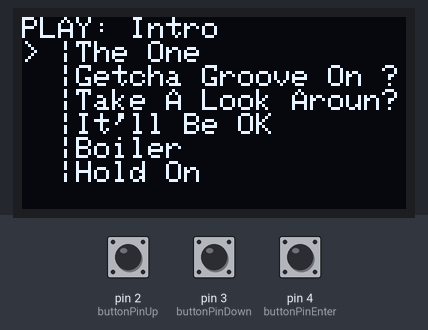
Simulated run of this sketch. Board: Arduino Uno, built with avr-gcc and run on an emulated ATmega328P. Parts: 128×64 one-colour display. Inputs (shaded band) come from the test bench; at power-on: pin 2 (buttonPinUp) HIGH, pin 4 (buttonPinEnter) HIGH, pin 3 (buttonPinDown) HIGH.

Above: at 1.2 s.
1.3 s: pin 2 (buttonPinUp) pulled LOW for 0.15 s
At 2.1 s:
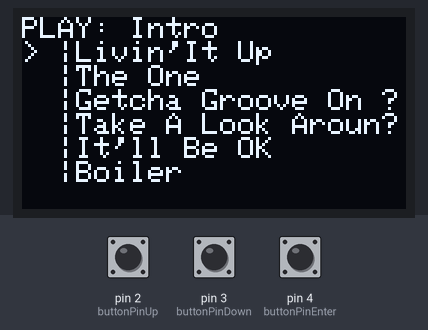
2.9 s: pin 4 (buttonPinEnter) pulled LOW for 0.15 s
At 4.0 s:
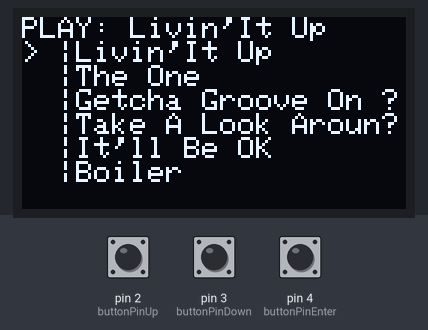
4.5 s: pin 3 (buttonPinDown) pulled LOW for 0.15 s
At 5.7 s:
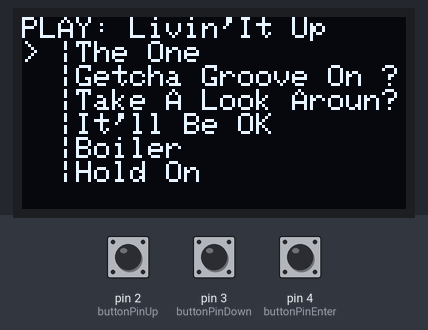
6.1 s: pin 3 (buttonPinDown) pulled LOW for 1 s
At 6.8 s:
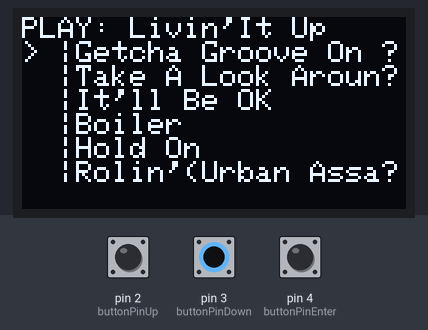
8.6 s: pin 4 (buttonPinEnter) pulled LOW for 1 s
At 8.79 s:
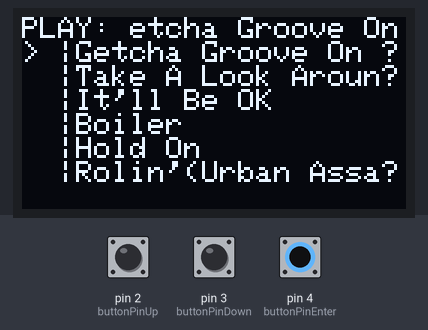
11.1 s: pin 2 (buttonPinUp) pulled LOW for 1 s
At 11.4 s:
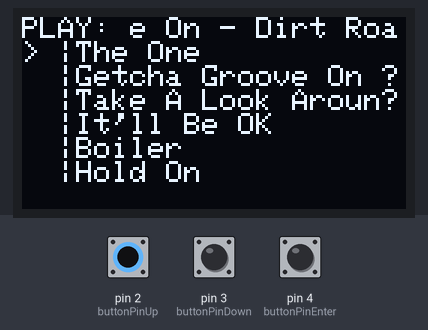
Timing chart, 0 to 14.1 s (numbered marks = the images above; inputs shaded):
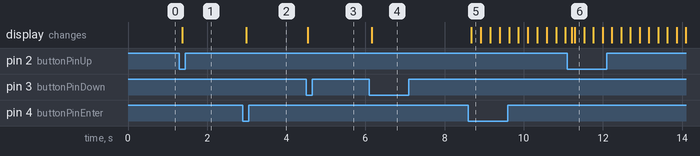

Measured:
- after the input at 1.3 s, the display: changes after 0.07 s (image 1)
- after the input at 2.9 s, the display: changes after 0.09 s (image 2)
- after the input at 4.5 s, the display: changes at once (image 3)
- after the input at 6.1 s, the display: changes after 0.07 s (image 4)
- after the input at 8.6 s, the display: changes after 0.08 s (image 5)
- after the input at 11.1 s, the display: first changes after 0.11 s (image 6 shows a later state)

The sketch:

sketch_feb23a.ino
```cpp
#include <Wire.h>
#include <Adafruit_GFX.h>
#include <Adafruit_SSD1306.h>

#define SCREEN_WIDTH 128
#define SCREEN_HEIGHT 64
const int buttonPinUp = 2;
const int buttonPinDown = 3;
const int buttonPinEnter = 4;

Adafruit_SSD1306 display(SCREEN_WIDTH, SCREEN_HEIGHT, &Wire, -1);

// Memory-safe song list
const char* songsArray[] = {
    "Intro",
    "Hot Dog",
    "My Generation",
    "Full Nelson",
    "My Way",
    "Rollin'(Air Raid Vehicle)",
    "Livin'It Up",
    "The One",
    "Getcha Groove On - Dirt Road Mix",
    "Take A Look Around",
    "It'll Be OK",
    "Boiler",
    "Hold On",
    "Rolin'(Urban Assault Vehicle)",
    "Outro"
};

const int songCount = sizeof(songsArray) / sizeof(songsArray[0]);

int playing = 0;
int selected = 7;

// Scrolling for currently playing song
int scrollIndexPlaying = 0;
unsigned long previousMillis = 0;
const long interval = 200;

// Button debounce
bool lastUpState = HIGH;
bool lastDownState = HIGH;
bool lastEnterState = HIGH;
unsigned long lastButtonTime = 0;
const unsigned long debounceDelay = 150;

// Helper: print scrolling text without Strings
void printScrolling(const char* text, int index, int width) {
    int len = strlen(text);
    for (int i = 0; i < width; i++) {
        int charIndex = (index + i) % (len + 1);
        if (charIndex == len)
            display.print(" ");
        else
            display.print(text[charIndex]);
    }
}

void menuArray(const char* menuItems[], int itemCount, int selected) {
    // Display up to 6 items below the currently playing song
    int linesToShow = 6;
    int start = selected;
    for (int line = 1; line <= linesToShow && (start + line - 1) < itemCount; line++) {
        int i = start + line - 1;
        display.setCursor(0, line * 8);
        if (i == selected)
            display.print("> |");
        else
            display.print("  |");

        const char* name = menuItems[i];
        int nameLen = strlen(name);
        if (nameLen > 17) {
            for (int j = 0; j < 17; j++) display.print(name[j]);
            display.print("?");
        } else {
            display.print(name);
        }
    }
}

void setup() {
    if (!display.begin(SSD1306_SWITCHCAPVCC, 0x3C)) {
        Serial.println("OLED not found");
        for (;;);
    }
    display.setTextColor(SSD1306_WHITE);
    display.setTextSize(1);

    pinMode(buttonPinUp, INPUT_PULLUP);
    pinMode(buttonPinDown, INPUT_PULLUP);
    pinMode(buttonPinEnter, INPUT_PULLUP);

    Serial.begin(9600);
}

void loop() {
    // --- Button handling ---
    bool upState = digitalRead(buttonPinUp);
    bool downState = digitalRead(buttonPinDown);
    bool EnterState = digitalRead(buttonPinEnter);
    unsigned long now = millis();

    if (upState == LOW && lastUpState == HIGH && now - lastButtonTime > debounceDelay) {
        selected--;
        if (selected < 0) selected = songCount - 1;
        lastButtonTime = now;
    }

    if (downState == LOW && lastDownState == HIGH && now - lastButtonTime > debounceDelay) {
        selected++;
        if (selected >= songCount) selected = 0;
        lastButtonTime = now;
    }

    if (EnterState == LOW && lastEnterState == HIGH && now - lastButtonTime > debounceDelay) {
        playing=selected;
        lastButtonTime = now;
    }

    lastUpState = upState;
    lastDownState = downState;

    // --- Display ---
    display.clearDisplay();
    display.setCursor(0, 0);

    const char* songName = songsArray[playing];

    // Scroll the currently playing song
    if (strlen(songName) > 15) {
        if (now - previousMillis >= interval) {
            previousMillis = now;
            scrollIndexPlaying++;
            if (scrollIndexPlaying > strlen(songName)) scrollIndexPlaying = 0;
        }
        display.print("PLAY: ");
        printScrolling(songName, scrollIndexPlaying, 15);
    } else {
        display.print("PLAY: ");
        display.print(songName);
    }

    // Display menu below
    menuArray(songsArray, songCount, selected);

    display.display();
    delay(40);
}
```
